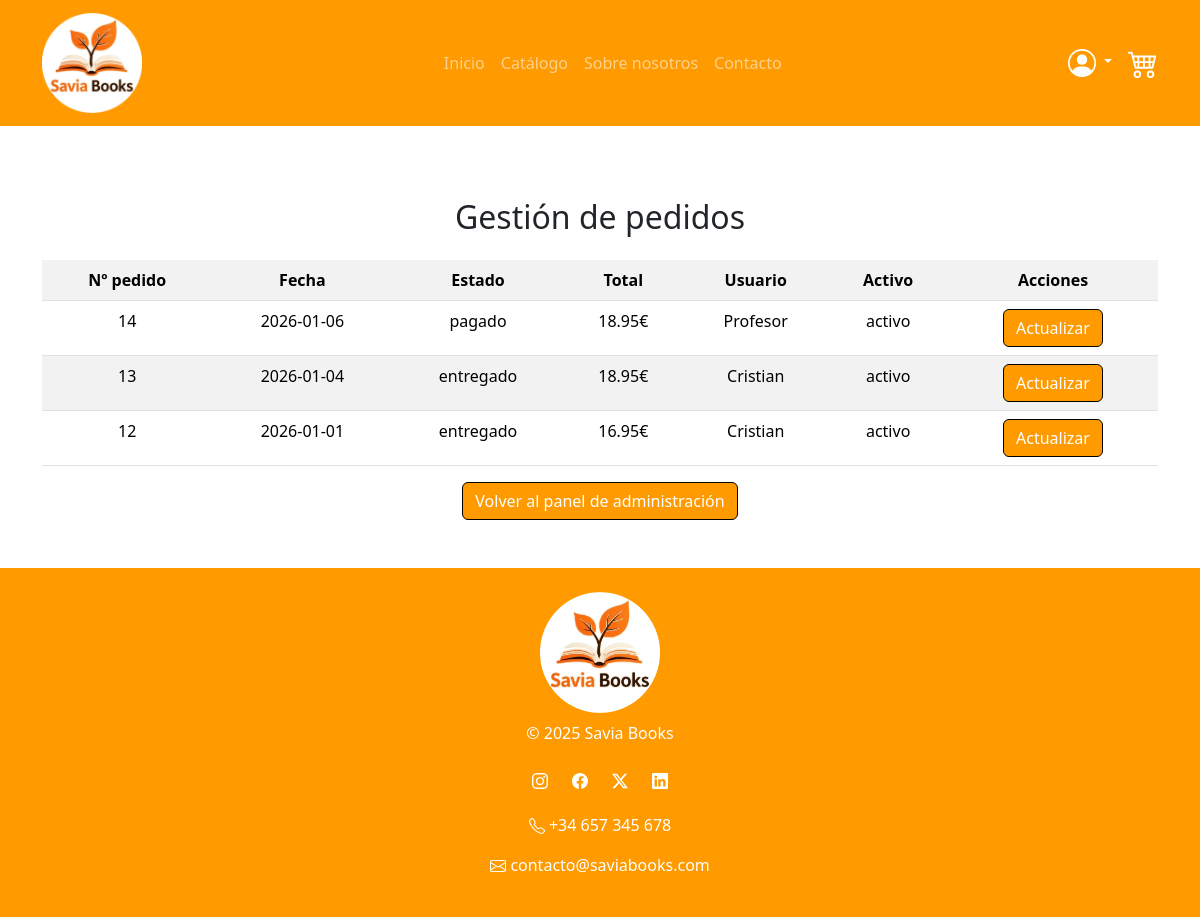
Page /Proyecto/admin/pedidos/pedidos.php (signed in) on the committed database.
### tables this page shows
CREATE TABLE `pedidos` (
  `codigo` int(11) NOT NULL,
  `fecha` date DEFAULT curdate(),
  `estado` enum('pendiente','pagado','enviado','entregado') DEFAULT 'pendiente',
  `total` decimal(6,2) DEFAULT NULL,
  `descuento` float DEFAULT NULL,
  `codUsuario` varchar(9) NOT NULL,
  `activo` enum('activo','inactivo') DEFAULT 'activo'
);

CREATE TABLE `usuarios` (
  `dni` varchar(9) NOT NULL,
  `clave` varchar(250) NOT NULL,
  `nombre` varchar(30) NOT NULL,
  `apellido` varchar(50) NOT NULL,
  `direccion` varchar(50) NOT NULL,
  `ciudad` varchar(50) NOT NULL,
  `telefono` varchar(9) NOT NULL,
  `email` varchar(30) NOT NULL,
  `rol` enum('visitante','registrado','empleado','admin') DEFAULT 'visitante',
  `activo` enum('activo','inactivo') DEFAULT 'activo'
);

### Proyecto/admin/pedidos/pedidos.php (the view, shortened to what this page needs)
<?php
require_once __DIR__ . '/../../config.php';
$stmt = $pdo->query("
    SELECT p.codigo, p.fecha, p.estado, p.total, p.activo, u.nombre
    FROM pedidos p JOIN usuarios u
    ON p.codUsuario = u.dni
    ORDER BY p.fecha DESC
");
$pedidos = $stmt->fetchAll(PDO::FETCH_ASSOC);
include PROJECT_ROOT . '/includes/head.php';
?>
<body class="d-flex flex-column min-vh-100" data-shorcut-listen="true">
    <?php include PROJECT_ROOT . '/includes/navbar.php';?>
    <div class="container my-5 text-center">
        <h2 class="m-4 text-center">Gestión de pedidos</h2>
        <table class="table table-striped">
            <tr class="text-center">
                <th>Nº pedido</th>
                <th>Fecha</th>
                <th>Estado</th>
                <th>Total</th>
                <th>Usuario</th>
                <th>Activo</th>
                <th>Acciones</th>
            </tr>
            <?php foreach ($pedidos as $pedido): ?>
                <tr class="text-center">
                    <td><?= $pedido['codigo'] ?></td>
                    <td><?= $pedido['fecha'] ?></td>
                    <td><?= $pedido['estado'] ?></td>
                    <td><?= number_format($pedido['total'],2) ?>€</td>
                    <td><?= htmlspecialchars($pedido['nombre']) ?></td>
                    <td><?= $pedido['activo'] ?></td>
                    <td>
                    <a href="pedido_update_estado.php?id=<?= $pedido['codigo'] ?>" class="btn  btn-primary">
                        Actualizar
                    </a>
                </td>
                </tr>
            <?php endforeach; ?>
        </table>
        <a class="btn btn-primary" href="../dashboard_admin.php">
            Volver al panel de administración
        </a>
    </div>
    <?php include PROJECT_ROOT . '/includes/footer.php';?>
</body>
</html>

### Proyecto/css/style.css (style rules this page uses)
:root { --primary-color: #FF9A00; --hover-color: #CC7A00; }
.btn-primary { background-color: var(--primary-color); border-color: black; }

### rows in the picture
pedidos: codigo "14", fecha "2026-01-06", estado "pagado", total "18.95", codUsuario.nombre "Profesor", activo "activo"
pedidos: codigo "13", fecha "2026-01-04", estado "entregado", total "18.95", codUsuario.nombre "Cristian", activo "activo"
pedidos: codigo "12", fecha "2026-01-01", estado "entregado", total "16.95", codUsuario.nombre "Cristian", activo "activo"
